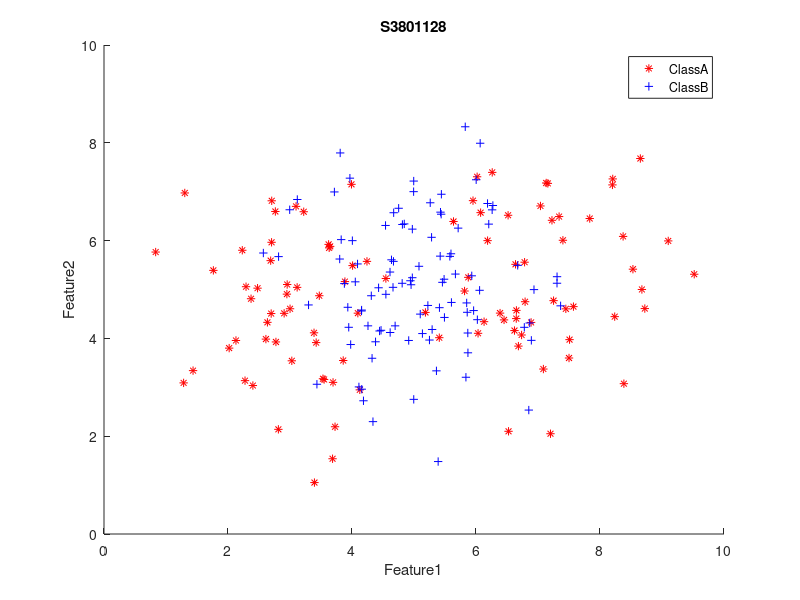

Source code (MATLAB): (Note: this script raises an error after producing the figure.)
clear all;
load('data_lvq_A.mat','matA');
load('data_lvq_B.mat','matB');

figure;
scatter(matA(:,1),matA(:,2),'r','*'); %plotting class a with * sign
hold on
scatter(matB(:,1),matB(:,2),'b', '+'); % plotting class b with + sign
title('S3801128');
xlabel('Feature1');
ylabel('Feature2');
legend({'ClassA','ClassB'});


%training lvq1
[PA,PB,E] = train_lvq(matA,matB,2,1,0.01,25);
E_new = E(2:size(E,1));
figure;
X = [1:size(E_new,1)];
plot(X,E_new,'b');

title('S3801128');
xlabel('Number of Epochs');
ylabel('Training Error');
ylim([0.1 inf]);
%legend({'ClassA','ClassB'});

figure;
%plot for different number of prototypes
%1-1
[PA,PB,E] = train_lvq(matA,matB,1,1,0.01,25);
E_new = E(2:size(E,1));
X = [1:size(E_new,1)];
plot(X,E_new,'b');
hold on;

%1-2
[PA,PB,E] = train_lvq(matA,matB,1,2,0.01,25);
E_new = E(2:size(E,1));
X = [1:size(E_new,1)];
plot(X,E_new,'r');
hold on;

%2-1
[PA,PB,E] = train_lvq(matA,matB,2,1,0.01,25);
E_new = E(2:size(E,1));
X = [1:size(E_new,1)];
plot(X,E_new,'g');
hold on;

%2-2
[PA,PB,E] = train_lvq(matA,matB,2,2,0.01,25);
E_new = E(2:size(E,1));
X = [1:size(E_new,1)];
plot(X,E_new,'m');
hold on;


title('S3801128');
xlabel('Number of Epochs');
ylabel('Training Error');
ylim([0.1 inf]);
legend({'1-1','1-2','2-1','2-2'});




%side by side subplots
figure;

[PA,PB,E] = train_lvq(matA,matB,1,1,0.01,10);
[class_a,class_b]=classification(matA,matB,PA,PB);
subplot(2,2,1);
scatter(class_a(:,1),class_a(:,2),'r','*'); %plotting class a with * sign
hold on
scatter(class_b(:,1),class_b(:,2),'b', '+'); % plotting class b with + sign
hold on
scatter(PA(:,1),PA(:,2),50,'MarkerEdgeColor','k','MarkerFaceColor',[.49 1 .63]);
hold on
scatter(PB(:,1),PB(:,2),50,'MarkerEdgeColor','k','MarkerFaceColor',[.1 0.5 .63]);
title('1-1');
xlabel('Feature 1');
ylabel('Feature 2');
legend({'ClassA','ClassB'});


[PA,PB,E] = train_lvq(matA,matB,1,2,0.01,10);
[class_a,class_b]=classification(matA,matB,PA,PB);
subplot(2,2,2);
scatter(class_a(:,1),class_a(:,2),'r','*'); %plotting class a with * sign
hold on
scatter(class_b(:,1),class_b(:,2),'b', '+'); % plotting class b with + sign
hold on
scatter(PA(:,1),PA(:,2),50,'MarkerEdgeColor','k','MarkerFaceColor',[.49 1 .63]);
hold on
scatter(PB(:,1),PB(:,2),50,'MarkerEdgeColor','k','MarkerFaceColor',[.1 0.5 .63]);
title('1-2');
xlabel('Feature 1');
ylabel('Feature 2');
legend({'ClassA','ClassB'});


[PA,PB,E] = train_lvq(matA,matB,2,1,0.01,10);
[class_a,class_b]=classification(matA,matB,PA,PB);
subplot(2,2,3);
scatter(class_a(:,1),class_a(:,2),'r','*'); %plotting class a with * sign
hold on
scatter(class_b(:,1),class_b(:,2),'b', '+'); % plotting class b with + sign
hold on
scatter(PA(:,1),PA(:,2),50,'MarkerEdgeColor','k','MarkerFaceColor',[.49 1 .63]);
hold on
scatter(PB(:,1),PB(:,2),50,'MarkerEdgeColor','k','MarkerFaceColor',[.1 0.5 .63]);
title('2-1');
xlabel('Feature 1');
ylabel('Feature 2');
legend({'ClassA','ClassB'});


[PA,PB,E] = train_lvq(matA,matB,2,2,0.01,10);
[class_a,class_b]=classification(matA,matB,PA,PB);
subplot(2,2,4);
scatter(class_a(:,1),class_a(:,2),'r','*'); %plotting class a with * sign
hold on
scatter(class_b(:,1),class_b(:,2),'b', '+'); % plotting class b with + sign
hold on
scatter(PA(:,1),PA(:,2),50,'MarkerEdgeColor','k','MarkerFaceColor',[.49 1 .63]);
hold on
scatter(PB(:,1),PB(:,2),50,'MarkerEdgeColor','k','MarkerFaceColor',[.1 0.5 .63]);
title('2-2');
xlabel('Feature 1');
ylabel('Feature 2');
legend({'ClassA','ClassB'});



